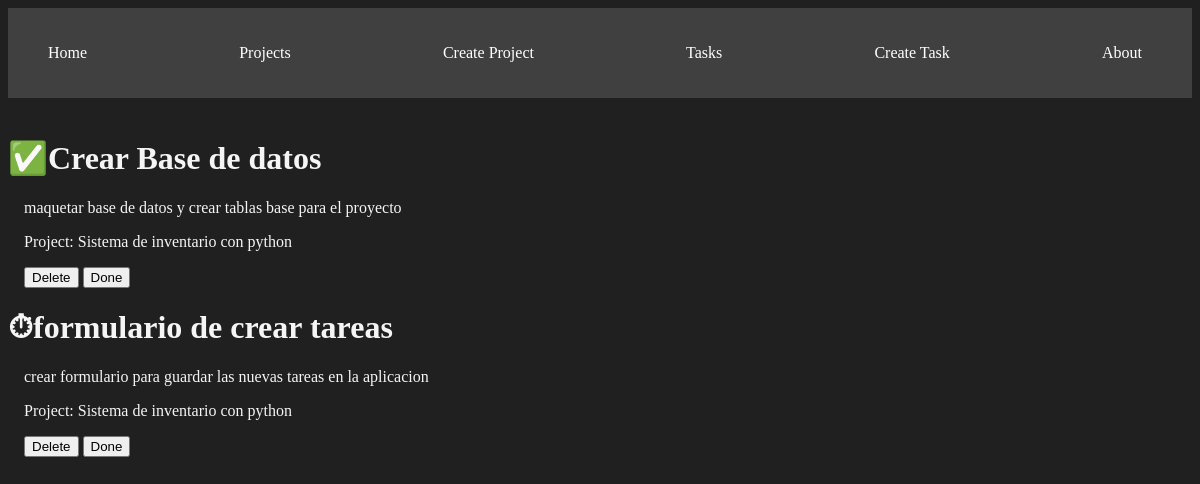
/tasks/, run on the app's committed database.
### myapp/models.py (models this page shows, shortened)
class Task(models.Model):
    title = models.CharField(max_length=200)
    description = models.TextField()
    project = models.ForeignKey(Project, on_delete=models.CASCADE)
    done = models.BooleanField(default=False)

class Project(models.Model):
    name = models.CharField(max_length=200)

### myapp/views.py (the view)
# urls.py: path('tasks/', views.tasks, name='tasks'),
def tasks(request):
    tasks = Task.objects.all()
    return render(request, "tasks/tasks.html",{
        'tasks' : tasks
    } )

### myapp/templates/tasks/tasks.html (shortened to what this page needs)
{% extends 'layouts/base.html' %}
{% block content %}
<!DOCTYPE html>
<html lang="en">
<head>
</head>
<body>
    {% for task in tasks %}
    <h1>{% if task.done %}✅{% else %}⏱{% endif %}{{ task.title}}</h1>
    <div style="padding-left: 1em;">
        <p>{{ task.description}}</p>
        <p>Project: {{ task.project.name}}</p>
        <button>
            Delete
        </button>
        <button>
            Done
        </button>
    </div>
    {% endfor%}
</body>
</html>
{% endblock %}

### myapp/templates/layouts/base.html (shortened to what this page needs)
{% load static %}
<!DOCTYPE html>
<html lang="en">
<head>
    <link rel="stylesheet" href="{% static 'styles/main.css'%}">
</head>
<body>
    <nav class="navbar container">
        <ul>
            <li>
                <a href="\">Home</a>
            </li>
            <li>
                <a href="{% url 'projects' %}">Projects</a>
            </li>
            <li>
                <a href="{% url 'create_project' %}">Create Project</a>
            </li>
            <li>
                <a href="{% url 'tasks' %}">Tasks</a>
            </li>
            <li>
                <a href="{% url 'create_task' %}">Create Task</a>
            </li>
            <li>
                <a href="{% url 'about' %}">About</a>
            </li>
        </ul>
    </nav>
    <main class="container">
        {% block content %}
        {% endblock%}
    </main>
</body>
</html>

### myapp/static/styles/main.css (style rules this page uses)
body { background: #202020; color: whitesmoke; }
.navbar { background: #404040; padding: 5px 10px; }
.navbar ul { display: flex; justify-content: space-between; list-style: none; padding-right: 50px; }
.navbar ul li a { color: white; text-decoration: none; }
.container { max-width: 1200px; padding: 20px 0; margin: auto; }

### data on the page
Task: title "Crear Base de datos", description "maquetar base de datos y crear tablas base para el proyecto", project.name "Sistema de inventario con python"
Task: title "formulario de crear tareas", description "crear formulario para guardar las nuevas tareas en la aplicacion", project.name "Sistema de inventario con python"
